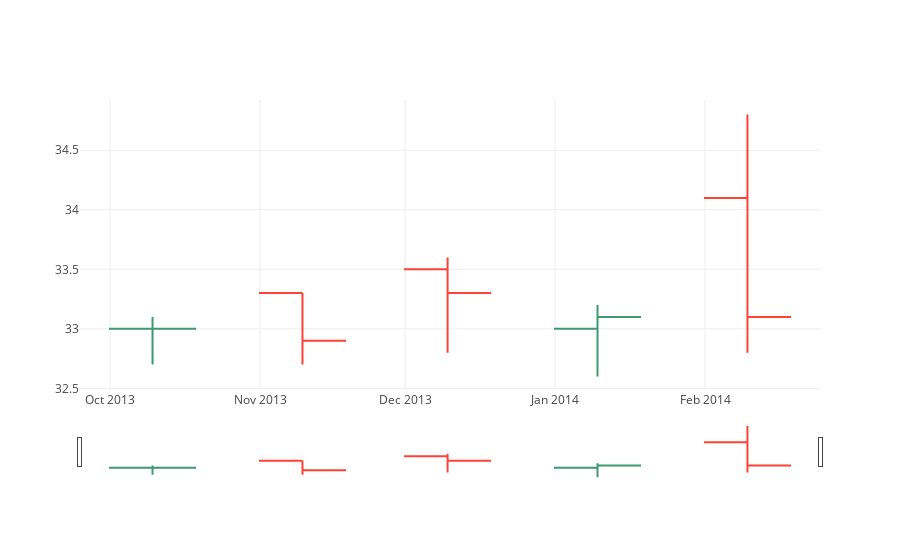

Source (notebook cell):
### Code cell
data = [trace]
py.offline.init_notebook_mode(connected=True)
py.offline.iplot(data, filename='ohlc_datetime')

### Figure 1 — Plotly figure (JSON) as saved in the notebook; plotly's stock layout.template omitted (floating-point values rounded to 4 significant figures)
{"data": [{"close": [33, 32.9, 33.3, 33.1, 33.1], "high": [33.1, 33.3, 33.6, 33.2, 34.8], "low": [32.7, 32.7, 32.8, 32.6, 32.8], "open": [33, 33.3, 33.5, 33, 34.1], "type": "ohlc", "x": ["2013-10-09 18:30:00", "2013-11-09 18:30:00", "2013-12-09 18:30:00", "2014-01-09 18:30:00", "2014-02-09 18:30:00"]}], "layout": {}}
